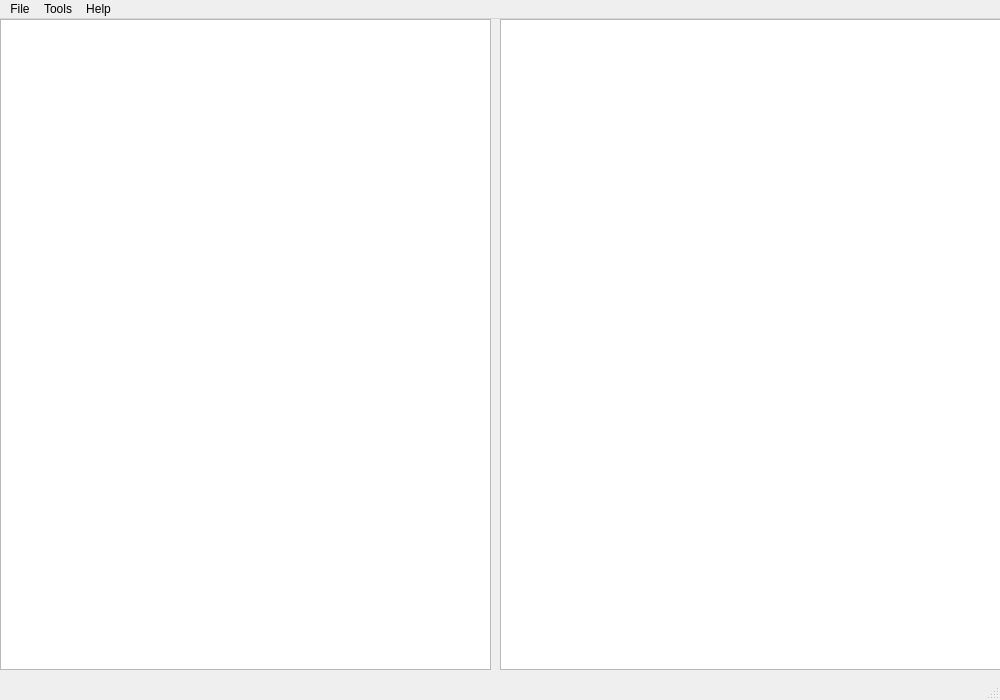
<?xml version="1.0" encoding="UTF-8"?>
<ui version="4.0">
 <class>MainWindow</class>
 <widget class="QMainWindow" name="MainWindow">
  <property name="geometry">
   <rect>
    <x>0</x>
    <y>0</y>
    <width>1000</width>
    <height>700</height>
   </rect>
  </property>
  <property name="sizePolicy">
   <sizepolicy hsizetype="Expanding" vsizetype="Expanding">
    <horstretch>0</horstretch>
    <verstretch>0</verstretch>
   </sizepolicy>
  </property>
  <property name="windowTitle">
   <string>Device Tree Viewer</string>
  </property>
  <widget class="QWidget" name="centralwidget">
   <property name="sizePolicy">
    <sizepolicy hsizetype="Expanding" vsizetype="Expanding">
     <horstretch>0</horstretch>
     <verstretch>0</verstretch>
    </sizepolicy>
   </property>
   <widget class="QTreeView" name="treeView">
    <property name="geometry">
     <rect>
      <x>0</x>
      <y>0</y>
      <width>491</width>
      <height>651</height>
     </rect>
    </property>
    <property name="sizePolicy">
     <sizepolicy hsizetype="Expanding" vsizetype="Expanding">
      <horstretch>1</horstretch>
      <verstretch>1</verstretch>
     </sizepolicy>
    </property>
   </widget>
   <widget class="QGraphicsView" name="graphicsView">
    <property name="geometry">
     <rect>
      <x>500</x>
      <y>0</y>
      <width>501</width>
      <height>651</height>
     </rect>
    </property>
    <property name="sizePolicy">
     <sizepolicy hsizetype="Expanding" vsizetype="Expanding">
      <horstretch>1</horstretch>
      <verstretch>1</verstretch>
     </sizepolicy>
    </property>
   </widget>
  </widget>
  <widget class="QMenuBar" name="menubar">
   <property name="geometry">
    <rect>
     <x>0</x>
     <y>0</y>
     <width>1000</width>
     <height>25</height>
    </rect>
   </property>
   <widget class="QMenu" name="menuFile">
    <property name="title">
     <string>File</string>
    </property>
    <addaction name="actionLoad"/>
    <addaction name="separator"/>
    <addaction name="actionQuit"/>
   </widget>
   <widget class="QMenu" name="menuAbout">
    <property name="title">
     <string>Help</string>
    </property>
    <addaction name="actionAbout"/>
   </widget>
   <widget class="QMenu" name="menuTools">
    <property name="title">
     <string>Tools</string>
    </property>
    <addaction name="actionCompiler"/>
    <addaction name="actionConsole"/>
   </widget>
   <addaction name="menuFile"/>
   <addaction name="menuTools"/>
   <addaction name="menuAbout"/>
  </widget>
  <widget class="QStatusBar" name="statusbar"/>
  <action name="actionLoad">
   <property name="text">
    <string>Load</string>
   </property>
  </action>
  <action name="actionQuit">
   <property name="text">
    <string>Quit</string>
   </property>
  </action>
  <action name="actionAbout">
   <property name="text">
    <string>About</string>
   </property>
  </action>
  <action name="actionCompiler">
   <property name="text">
    <string>Compiler</string>
   </property>
  </action>
  <action name="actionConsole">
   <property name="text">
    <string>Console</string>
   </property>
  </action>
 </widget>
 <resources/>
 <connections/>
</ui>
